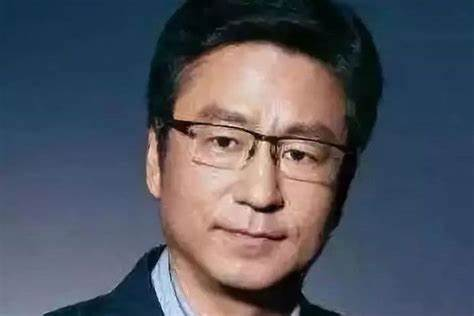
#> input picture src/mashibing/attachment/bai.jpg, 474 x 316 px
$ python '03-opencv-图片马赛克.py'
#> lines starting #> are read from the running program, lines starting #| are printed output that depends on the picture; after the words box and inside, x2 and y2 are one past the last pixel; in counts of white or black regions, pixels touching at a corner belong together
# -*- coding: utf-8 -*-

"""
@author: miracle
@version: 1.0.0
@license: Apache Licence
@file: 01-opencv人脸识别.py
@time: 2023/3/16 15:12
"""

import cv2   # pip install opencv-contrib-python

# img是matrix矩阵, 三维: 高、宽、数据(452. 867, 3)
img = cv2.imread(r'./attachment/bai.jpg')
#> img is the input picture: shape (316, 474, 3); mean B, G, R 95.8, 84.8, 82.6
gray = cv2.cvtColor(img, code=cv2.COLOR_BGR2GRAY)
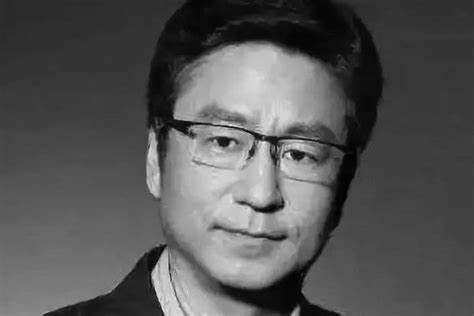
#> gray: shape (316, 474); min 0, max 242, mean 85.4
face_detector = cv2.CascadeClassifier(r'./attachment/haarcascade_frontalface_alt.xml')

faces = face_detector.detectMultiScale(gray)
#> faces = [[146, 54, 226, 226]]
for x, y, w, h in faces:
    face = img[y:y + h, x:x + w]
    img[y:y + h, x:x + w] = cv2.resize(face[::10, ::10], dsize=(w, h))
#> this loop made 1 pass
#> pass 1, `face = img[y:y + h, x:x + w]`:
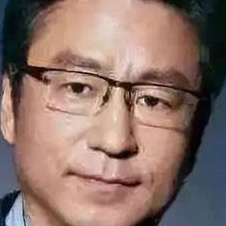
#> face: shape (226, 226, 3); mean B, G, R 105.7, 114.1, 139.8
#> after the loop:
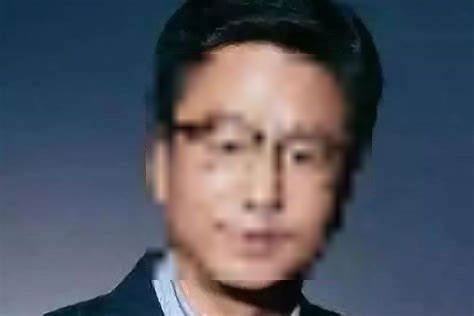
#> img: shape (316, 474, 3); mean B, G, R 95.7, 84.3, 81.9

cv2.imshow('img', img)
cv2.waitKey(0)
cv2.destroyAllWindows()

$ run again, with src/mashibing/attachment/suoerwei.jpg copied over src/mashibing/attachment/bai.jpg
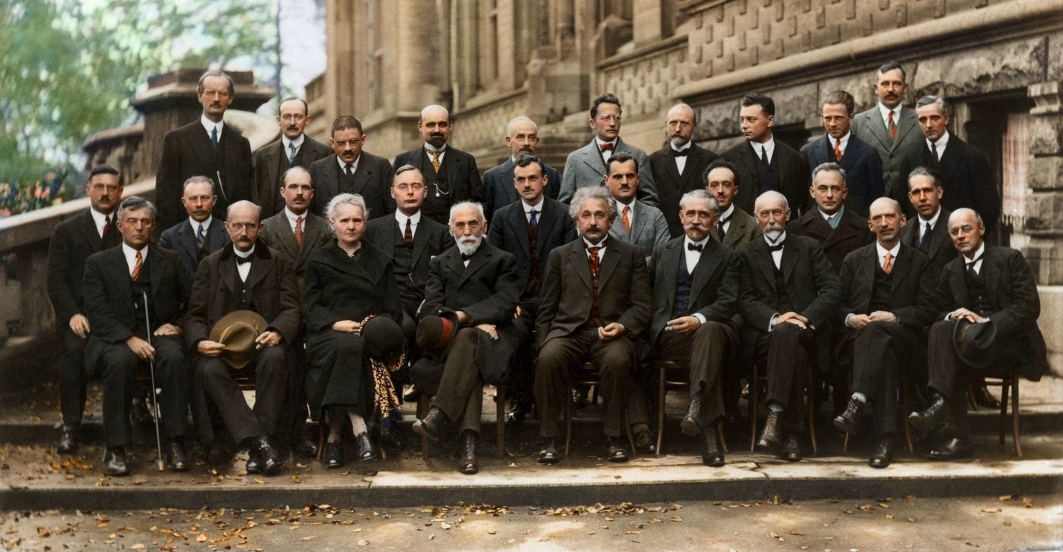
#> input picture src/mashibing/attachment/suoerwei.jpg, 2126 x 1104 px (shown at 1/2 size)
#> img is the input picture: shape (1104, 2126, 3); mean B, G, R 65.7, 81.5, 91.9
#> faces = 33 rows, first 6: [553, 209, 64, 64], [1639, 215, 57, 57], [1022, 251, 61, 61], [848, 288, 47, 47], [1021, 332, 68, 68], [781, 342, 78, 78]
#> the loop `for x, y, w, h in faces:` made 33 passes
#> pass 1, `face = img[y:y + h, x:x + w]`:
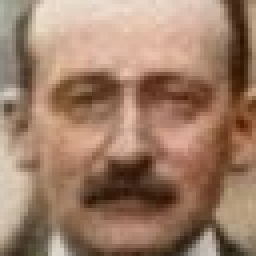
#> face: shape (64, 64, 3) (shown 4 times larger); mean B, G, R 104, 125.4, 157.9
#> after the loop `for x, y, w, h in faces:`:
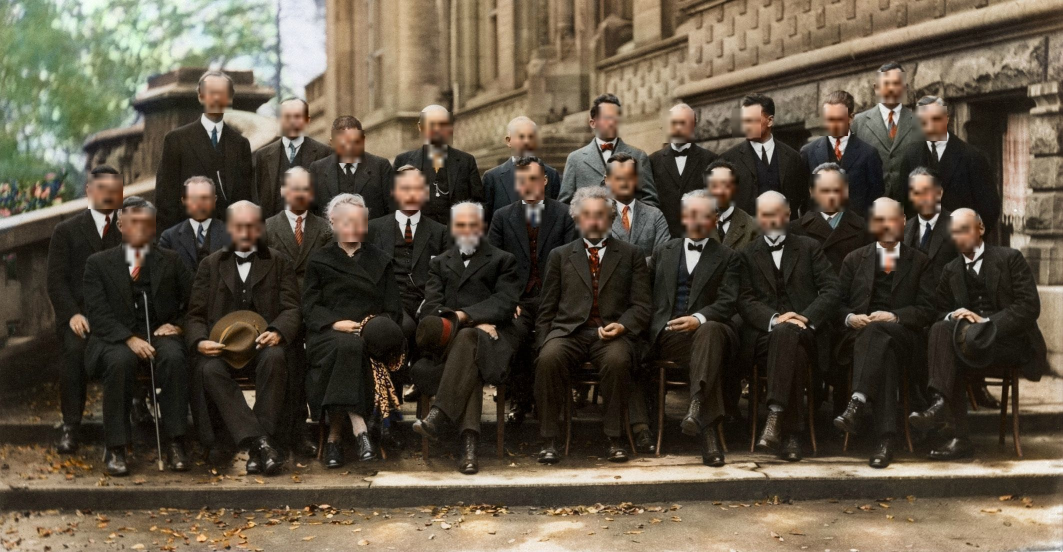
#> img: shape (1104, 2126, 3) (shown at 1/2 size); 6.4% of pixels changed, all inside (x1, y1, x2, y2) = (176, 144, 1958, 542)
